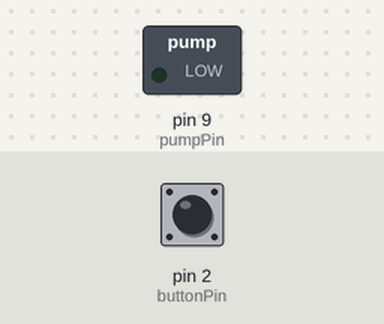
Recording of a sketch running on a simulated Arduino Uno, built with avr-gcc and run on an emulated ATmega328P. On the bench: switched loads named in the sketch (green lamp = pin HIGH). Dashed ring = blinking. The test bench sets the inputs (shaded band); at power-on: pin 2 (buttonPin) HIGH.

Above: at 1.2 s.
1.3 s: pin 2 (buttonPin) pulled LOW for 1 s
At 3.2 s:
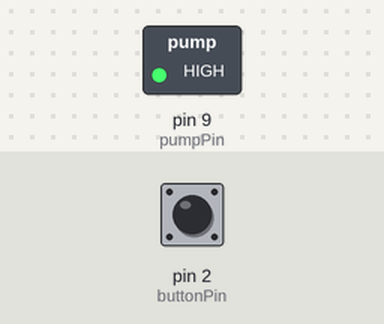
3.8 s: pin 2 (buttonPin) pulled LOW for 0.15 s
At 4.5 s:
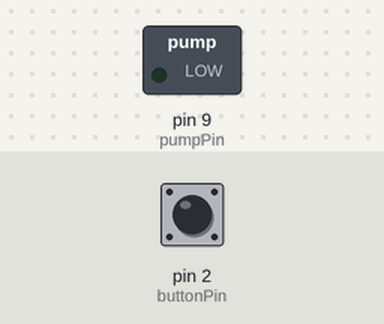
5.4 s: pin 2 (buttonPin) pulled LOW for 3.2 s
At 5.5 s:
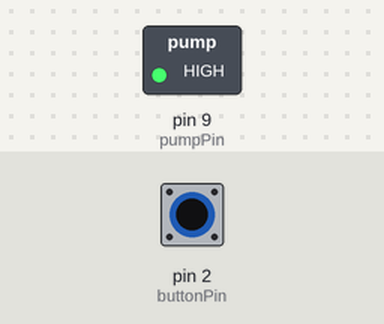
Timing chart, 0 to 9.9 s (numbered marks = the images above; inputs shaded):
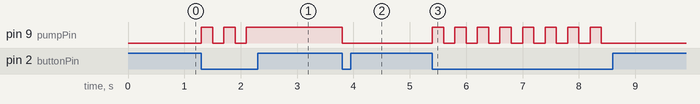

Measured:
- after the input at 1.3 s, pin 9 (pumpPin): alternates HIGH for 0.20 s and LOW for 0.20 s, 5 changes in all, then stays HIGH, starting at once
- after the input at 3.8 s, pin 9 (pumpPin): HIGH → LOW at once
- after the input at 5.4 s, pin 9 (pumpPin): alternates HIGH for 0.20 s and LOW for 0.20 s, 16 changes in all, then stays LOW, starting at once

The sketch:

pump.ino
```cpp
const int buttonPin = 2;   // Pin connected to the button
const int pumpPin = 9;     // Pin connected to the MOSFET gate
bool pumpState = false;    // Tracks whether the pump is on or off

void setup() {
  pinMode(buttonPin, INPUT_PULLUP); // Button pin with internal pull-up resistor
  pinMode(pumpPin, OUTPUT);         // Pump control pin as output
  digitalWrite(pumpPin, LOW);       // Ensure the pump is off initially
}

void loop() {
  if (digitalRead(buttonPin) == LOW) { // Button is pressed
    pumpState = !pumpState;            // Toggle the pump state
    digitalWrite(pumpPin, pumpState ? HIGH : LOW); // Control the pump
    delay(200);                        // Simple debounce (wait 200ms)
  }
}
```
